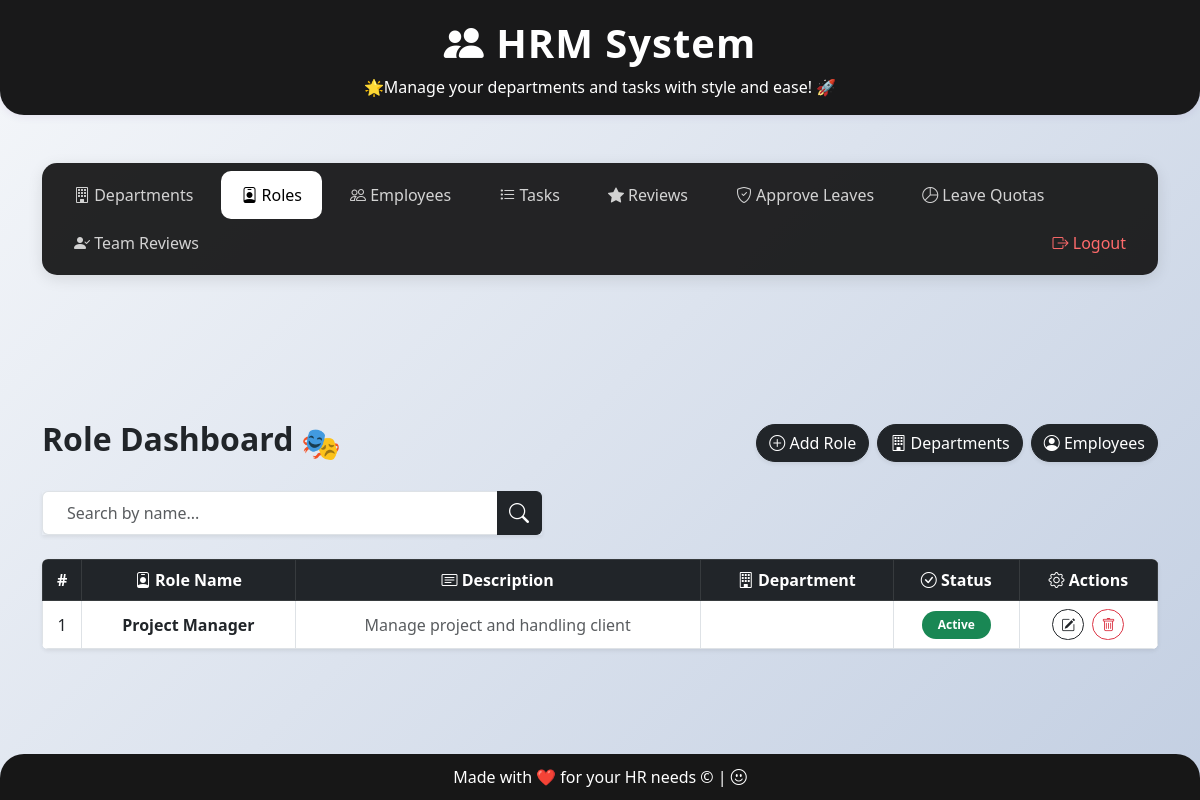
The app's page /departments/roles/ (signed in) with its own data.
### department/models.py (models this page shows, shortened)
class Role(models.Model):
    role_id = models.AutoField(primary_key=True)
    role_name = models.CharField(max_length=100, unique=True)
    description = models.CharField(max_length=200)
    created_at = models.DateTimeField(auto_now_add=True)
    updated_at = models.DateTimeField(auto_now=True)
    status = models.BooleanField(default=True)
    department = models.ForeignKey(Department, on_delete=models.CASCADE, related_name='roles', null=True, blank=True)

### department/views.py (the view)
    def wrapper(request, *args, **kwargs):
        if not is_admin_user(request):
            messages.error(request, 'Access denied. Admin privileges required.')
            return redirect('employee_login')
        return view_func(request, *args, **kwargs)

### department/views.py (called while the page is built)
def is_admin_user(request):
    return request.user.is_authenticated and request.user.is_superuser

def admin_only(view_func):
    def wrapper(request, *args, **kwargs):
        if not is_admin_user(request):
            messages.error(request, 'Access denied. Admin privileges required.')
            return redirect('employee_login')
        return view_func(request, *args, **kwargs)
    return wrapper

@admin_only
def role_dashboard(request):
    roles = Role.objects.filter(status=True)
    query = request.GET.get("search", "")
    if query:
        roles = roles.filter(
            role_name__icontains=query
        ) | roles.filter(
            description__icontains=query
        )
    return render(request, "role/dashboard.html", {"roles": roles, "search": query})

### templates/role/dashboard.html
{% extends "base.html" %}
{% block extra_head %}
<link rel="stylesheet" href="https://cdn.jsdelivr.net/npm/bootstrap-icons@1.10.5/font/bootstrap-icons.css"/>
{% endblock %}
{% block content %}
<div class="d-flex align-items-center justify-content-between mb-4">
  <div class="d-flex align-items-center">
    <h2 class="me-2 text-dark fw-bold">Role Dashboard</h2>
    <span class="fs-2">🎭</span>
  </div>
  <div class="d-flex gap-2">
    <a href="{% url 'add_role' %}" class="btn btn-dark shadow-sm" style="border-radius: 30px">
      <i class="bi bi-plus-circle"></i> Add Role
    </a>
    <a href="{% url 'department_dashboard' %}" class="btn btn-dark shadow-sm" style="border-radius: 30px">
      <i class="bi bi-building"></i> Departments
    </a>
    <a href="{% url 'employee_dashboard' %}" class="btn btn-dark shadow-sm" style="border-radius: 30px">
      <i class="bi bi-person-circle"></i> Employees
    </a>
  </div>
</div>
<form method="get" class="input-group mb-4 shadow-sm" style="max-width: 500px">
  <input type="text" name="search" value="{{ search }}" class="form-control px-4 py-2 border-end-0" placeholder="Search by name..." style="font-size: 1rem"/>
  <button class="btn btn-dark border-start-0" type="submit">
    <i class="bi bi-search fs-5"></i>
  </button>
</form>
<div class="table-responsive rounded shadow-sm">
  <table class="table table-bordered table-hover align-middle mb-0" style="background-color: #ffffff">
    <thead class="table-dark">
      <tr class="text-center">
        <th>#</th>
        <th><i class="bi bi-person-badge"></i> Role Name</th>
        <th><i class="bi bi-card-text"></i> Description</th>
        <th><i class="bi bi-building"></i> Department</th>
        <th><i class="bi bi-check-circle"></i> Status</th>
        <th><i class="bi bi-gear"></i> Actions</th>
      </tr>
    </thead>
    <tbody>
      {% for role in roles %}
      <tr class="text-center">
        <td>{{ forloop.counter }}</td>
        <td class="fw-semibold text-capitalize text-dark">{{ role.role_name }}</td>
        <td class="text-muted">{{ role.description }}</td>
        <td>{{ role.dept }}</td>
        <td>
          {% if role.status %}
          <span class="badge bg-success px-3 py-2 rounded-pill">Active</span>
          {% else %}
          <span class="badge bg-danger px-3 py-2 rounded-pill">Inactive</span>
          {% endif %}
        </td>
        <td>
          <a href="{% url 'edit_role' role.role_id %}" class="btn btn-sm btn-outline-dark rounded-pill me-1">
            <i class="bi bi-pencil-square"></i>
          </a>
          <a href="{% url 'delete_role' role.role_id %}" class="btn btn-sm btn-outline-danger rounded-pill">
            <i class="bi bi-trash"></i>
          </a>
        </td>
      </tr>
      {% empty %}
      <tr>
        <td colspan="6" class="text-center text-muted py-4">😕 No roles found.</td>
      </tr>
      {% endfor %}
    </tbody>
  </table>
</div>
{% endblock %}

### templates/base.html (style rules this page uses)
html { height: 100%; background: linear-gradient(135deg, #f5f7fa 0%, #c3cfe2 100%); background-attachment: fixed; background-repeat: no-repeat; background-size: cover; }
body { min-height: 100%; margin: 0; display: flex; flex-direction: column; background: transparent; }

### records on screen
Role: role_name "Project Manager", description "Manage project and handling client", status "Active"
